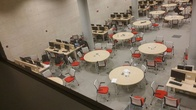
%> input picture Ex4/data/inp/mine/aquariumAtNight1.jpg, 196 x 110 px, shrunk from 600 x 337 before the run; its folder holds only this picture in this run
$ octave myPanoramas.m   (GNU Octave 9; MATLAB toolbox functions it lacks are replaced by stand-ins)
%> lines starting %> are read from the running program, lines starting %| are printed output that depends on the picture
### Ex4/code/imReadAndConvert.m
function im = imReadAndConvert(filename, representation)
%> called with filename = '../data/inp/mine/aquariumAtNight1.jpg', representation = 1
% imReadAndConvert - Reads an image file and convert it according to user
% choice. Converation from grayscale to color is unavialable
% args: filename - path of the RGB or grayscale image file.
%       representation - 1 for color, 2 for grayscale.

%checks if files exists
if ~exist(filename, 'file')
    error('Warning: file does not exist:\n%s', filename);
end

%checks if file is a picture?
try
    imgInfo = imfinfo(filename);
catch
    error('File is not an image');
end

im = im2double(imread(filename));

grayscale = 1;
colors = 2;

if representation == grayscale
    if strcmp(imgInfo.ColorType, 'truecolor')
        im = rgb2gray(im);
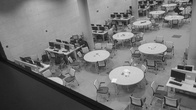
%> im: size 110x196 double; min 0.0508, max 0.972, mean 0.458
    end
else
    if representation == colors
        if strcmp(imgInfo.ColorType, 'grayscale')
            error('Warning: grayscale to colors is not available');
        end
    else
        error('Warning: representation choice unknown. Please chose 1 for grayscale or 2 for rgb');
    end
end

end

### Ex4/code/GaussianPyramid.m
function [pyr, filter] = GaussianPyramid(im, maxLevels, filterSize)
%> called with maxLevels = 3, filterSize = 3
%UNTITLED Builds the gaussian pyramid of a given image
%Args
% im - a grayscale image with double values in [0,1]
% image dimensions are multiples of 2^(maxLevels?1).
% maxLevels - the maximal number of levels in the resulting pyramid.
% filterSize - the size of the Gaussian filter
% (an odd scalar that represents a squared filter)
% to be used in constructing the pyramid filter.

% Filter Size check
if filterSize <= 0 || mod(filterSize, 2) == 0
    error('Error: filterSize must be an odd positive int');
end

% Create blur kernel
GAUSS_KERNEL = [1 1];
gaussKernel = GAUSS_KERNEL;
for i = 1:filterSize - 2
    gaussKernel = conv2(gaussKernel, GAUSS_KERNEL);
end
sizeOfGaussKernel = sum(gaussKernel);
% normalize - makes sure picture averege stays the same
blurKernel = gaussKernel / sizeOfGaussKernel;

% Max level check
if maxLevels <= 0
    error('Error: maxLevels must be a positive int');
end

% Calc the max number of levels
maxLevels = findMaxLevel(min(size(im)), maxLevels);
%> in findMaxLevel, `validLevels = minimalDivdedSizeDimnesion >= 16;`: validLevels = [true true true false]
%> in findMaxLevel, `maxLevels = min(maxLevels, numel(find(validLevels == 1)));`: maxLevels = 3
%> maxLevels = 3

% Set the filter and base of pyramid
pyr = cell(maxLevels,1);
%> pyr = {[], [], []}
pyr{1} = im;
filter = blurKernel;

% In case no operations are needed
if  maxLevels == 1
    return;
end

%Pads image with extra pixels in a circular manner
extraPadSize = floor(filterSize/2);
curIm = im;

% Convolution of the padded image with the blur kernel
% and unpadds the image to get the blurred image in proper dimensions
for  level=1:maxLevels-1
    paddedImage = padarray(curIm, [extraPadSize, extraPadSize], 'circular');
    bluredIm = conv2(paddedImage, blurKernel, 'same');
    bluredIm = conv2(bluredIm, blurKernel', 'same');
    blurImage = bluredIm(extraPadSize:end - extraPadSize - 1, ...
                        extraPadSize:end - extraPadSize - 1);
    gaussPyrm = blurImage(1:2:end,1:2:end);
    pyr{level + 1} = gaussPyrm;
    curIm = gaussPyrm;
end
%> this loop made 2 passes
%> pass 1, in GaussianPyramid, `paddedImage = padarray(curIm, [extraPadSize, extraPadSize], 'circular');`:
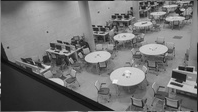
%> paddedImage: size 112x198 double; min 0.0508, max 0.972, mean 0.456
%> pass 1, in GaussianPyramid, `bluredIm = conv2(bluredIm, blurKernel', 'same');`:
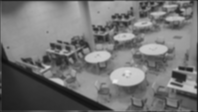
%> bluredIm: size 112x198 double; min 0.0612, max 0.913, mean 0.453
%> pass 1, in GaussianPyramid, `blurImage = bluredIm(extraPadSize:end - extraPadSize - 1, extraPadSize..`:
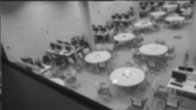
%> blurImage: size 110x196 double; min 0.0612, max 0.913, mean 0.457
%> after the loop, pyr = 3 items


end

### Ex4/code/findMaxLevel.m
function [maxLevels] = findMaxLevel(smallDim, maxLevels)
% Calc the max number of levels - min between input and times untill
% your reach to minimal level.
power2Vec = 2.^(0:maxLevels);
minimalDivdedSizeDimnesion = ones(1, maxLevels + 1) .* smallDim ./ power2Vec;
validLevels = minimalDivdedSizeDimnesion >= 16;
maxLevels = min(maxLevels, numel(find(validLevels == 1)));
end

### Ex4/code/generatePanorama.m
function panorama = generatePanorama(inpPathFormat,outPath,numFrames,renderAtFrame,verbose)
% GENERATEPANORAMA Load set of RGB frames and combine them into a single RGB panorama.
%
% Syntax:
% panorama = generatePanorama(inpPathFormat,outPath,numFrames,renderAtFrame,verbose)
%
% Arguments:
% inpPathFormat - String having the form '/dir1/dir2/name%d.jpg' s.t. the
%   path to RGB frame i is sprintf('/dir1/dir2/name%d.jpg',i).
% outPath - Path to output panorama RGB image file.
% numFrames - Sets the frame indices ([1:numFrames]) to load.
% renderFrame - Sets the index of the frame towards which the rest of the
%   frames should be warped when rendering the panorama.
%
% Returns:
% panorama - Combined RGB panorama image.

if verbose;
  disp(' ');
  disp('Generate-Panorama started.');
end


ransacNumIters = 1500;
ransacInlierTol = 9;
minMatchScore = 0.33;

% load frames, detect feature point positions and compute their descriptors
if verbose;
  disp('Loading frames, detecting feature points and computing their descriptors...');
end
im = cell(numFrames,1);
pos = cell(numFrames,1);
desc = cell(numFrames,1);
for i=1:numFrames
  im{i} = imReadAndConvert(sprintf(inpPathFormat,i),1);
  pyr = GaussianPyramid(im{i},3,3);
%> pyr = 3 items
  [pos{i},desc{i}] = findFeatures(pyr);
end

% register homographies between all consecutive frame pairs
if verbose;
  disp('Registering homographies between all consecutive frame pairs...');
end
Hpair = cell(numFrames-1,1);
for i=1:numFrames-1
  [inda,indb] = matchFeatures(desc{i},desc{i+1},minMatchScore);
  posa = pos{i}(inda,:);
  posb = pos{i+1}(indb,:);
  [Hpair{i},inlind] = ransacHomography(posa,posb,ransacNumIters,ransacInlierTol);
  if verbose
    displayMatches(im{i},im{i+1},posa,posb,inlind);
		drawnow;
  end
end
clear im;
Htot = accumulateHomographies(Hpair, renderAtFrame);

% load RGB images
if verbose;
  disp('Loading RGB images...'); end
imR = cell(numFrames,1);
imG = cell(numFrames,1);
imB = cell(numFrames,1);
for i=1:numFrames
  imRGB = imReadAndConvert(sprintf(inpPathFormat,i),2);
  imR{i} = imRGB(:,:,1);
  imG{i} = imRGB(:,:,2);
  imB{i} = imRGB(:,:,3);
end

% render each image channel seperately using Htot
if verbose;
  disp('Rendering panorama...'); end
panorama(:,:,1) = renderPanorama(imR,Htot);
panorama(:,:,2) = renderPanorama(imG,Htot);
panorama(:,:,3) = renderPanorama(imB,Htot);

% possibly save panorama
if ~isempty(outPath)
  if verbose;
    fprintf(1,'Saving panorama to %s...\n',outPath); end
  imwrite(panorama,outPath,'Quality',93);
end

if verbose
  figure,imshow(panorama);
  disp('Done.');
end

### Ex4/code/spreadOutCorners.m
function pos = spreadOutCorners(im,n,m,radius)
%> called with n = 7, m = 7, radius = 3
% SPREADOUTCORNERS Detects Harris corners in an nxm grid of sub-images of im.
%
% Syntax:
% pos = spreadOutCorners(im,n,m,radius)
%
% Arguments:
% im - Grayscale image in which to search for Harris corners.
% n - Number of vertical sub-images to decompose im into.
% m - Number of horizontal sub-images to decompose im into.
% radius - The radius size of the features - this function will make sure
% that there will not be keypoints such that the featues will be sampled
% out of the picture's border
%
% Returns:
% pos - A kx2 matrix of [x,y] corner coordinates per row detected in im.
%
% Description:
% By running Matlab's Harris corner detector on seperate sub-images of a
% given image, spreadOutCorners is able to avoid returning corners
% concentrated in a small region of the image. This may have otherwise
% occured if maxNumCorners corners, having heighest Harris score, were
% concentrated in a small image region.

numFound = 0;
pos = zeros(800,2); % preallocate pos

%remove border such that keypoints will not be too close to the border
im=im((radius*4+1):end-(radius*5),(radius*4+1):end-(radius*5));
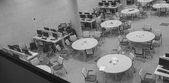
%> im: size 83x169 double; min 0.0508, max 0.972, mean 0.488

% Harris will find at most siMaxNumCorners number of corners per sub-image
siWidth = floor(size(im,2)/m);  % sub-image width and height
%> siWidth = 24
siHeight = floor(size(im,1)/n); %
%> siHeight = 11
xbound = [1+(0:m-1)*siWidth,size(im,2)];  % boundary coords of sub-images
%> xbound = [1 25 49 73 97 121 145 169]
ybound = [1+(0:n-1)*siHeight,size(im,1)]; %
%> ybound = [1 12 23 34 45 56 67 83]

for j=1:numel(xbound)-1   % for all sub-images
  for i=1:numel(ybound)-1 %
    subIm = im(ybound(i):ybound(i+1),xbound(j):xbound(j+1));
    subImPos = HarrisCornerDetector(subIm);
    subImPos(:,1) = subImPos(:,1)+xbound(j)-1;
    subImPos(:,2) = subImPos(:,2)+ybound(i)-1;
    currNumFound = size(subImPos,1);
    pos(numFound+1:numFound+currNumFound,:) = subImPos;
    numFound = numFound+currNumFound;
  end
end
%> after the loop, numFound = 170; pos = 800 rows, first 12: [3 6; 4 9; 8 8; 10 6; 11 4; 14 7; 18 6; 7 15; 9 19; 12 15; 20 16; 21 18]; subImPos = [158 71; 162 69; 164 77]

pos = pos(1:numFound,:); % get rid of the trailing zeros
%> pos = 170 rows, first 12: [3 6; 4 9; 8 8; 10 6; 11 4; 14 7; 18 6; 7 15; 9 19; 12 15; 20 16; 21 18]

%Returning the border back
pos=pos+radius*4;
%> pos = 170 rows, first 12: [15 18; 16 21; 20 20; 22 18; 23 16; 26 19; 30 18; 19 27; 21 31; 24 27; 32 28; 33 30]

### Ex4/code/findFeatures.m
function [pos,desc] = findFeatures(pyr)
% FINDFEATURES Detect feature points in pyramid and sample their descriptors.
% This function should call the functions spreadOutCorners for getting the keypoints, and
% sampleDescriptor for sampling a descriptor for each keypoint
% Arguments:
% pyr - Gaussian pyramid of a grayscale image having 3 levels.
% Returns:
% pos - An Nx2 matrix of [x,y] feature positions per row found in pyr. These
% coordinates are provided at the pyramid level pyr{1}.
% desc - A kxkxN feature descriptor matrix.

% Constants
VerticalSubImg = 7;
HorizSubImg = 7;
radius = 3;
descRad = 3;

% Find the keypoints and extract descriptors
pos = spreadOutCorners(pyr{1}, VerticalSubImg, HorizSubImg, radius);

pos3L = ((pos-1)./ 4) + 1; %3rd level
%> pos3L = 170 rows, first 12: [4.5 5.25; 4.75 6; 5.75 5.75; 6.25 5.25; 6.5 4.75; 7.25 5.5; 8.25 5.25; 5.5 7.5; 6 8.5; 6.75 7.5; 8.75 7.75; 9 8.25]
desc = sampleDescriptor(pyr{3}, pos3L, descRad);
desc(isnan(desc)) = 0;

end

### Ex4/code/sampleDescriptor.m
function [desc] = sampleDescriptor(im,pos,descRad)
%> called with descRad = 3
% SAMPLEDESCRIPTOR Sample a MOPS?like descriptor at given positions in the image.
% Arguments:
% im - nxm grayscale image to sample within.
% pos - A Nx2 matrix of [x,y] descriptor positions in im.
% descRad - ”Radius” of descriptors to compute (see below).
% Returns:
% desc - A kxkxN 3d matrix containing the ith descriptor
% at desc(:,:,i). The descriptor dimensions kxk are related to the
% descRad argument as follows k = 1+2*descRad.

%Initallize empty descriptor of proper size
DEFAULT = 0.0001;
desc = zeros(descRad*2+1,descRad*2+1,size(pos,1));

for i=1:size(pos,1)

    %Seperate coordinates
    xVal = pos(i,1); yVal = pos(i,2);
    [Xcoords, Ycoords] = meshgrid(xVal-descRad:xVal+descRad,...
                                  yVal-descRad:yVal+descRad);

    %Warp coordinates
    pointDesc = interp2(im ,Xcoords ,Ycoords);
    pointDesc(isnan(pointDesc)) = 0;

    %Normalize using the mean
    m = mean(pointDesc(:));
    if norm(pointDesc - m) == 0
        pointDesc(:) = DEFAULT;
    else
        pointDesc = (pointDesc - m) / norm(pointDesc - m);
    end
    desc(:,:,i) = pointDesc;
end
%> this loop made 170 passes
%> (xVal, yVal, m) on passes 1 to 3: (4.5, 5.25, 0.443), (4.75, 6, 0.481), (5.75, 5.75, 0.501)
%> after the loop, pointDesc = [0.154 0.196 0.125 -0.259 -0.372 -0.288 -0.0718; 0.23 0.218 0.23 -0.00328 -0.31 -0.399 -0.139; 0.206 0.246 0.265 0.104 -0.0686 -0.0503 0.208; 0.0707 0.181 0.293 0.235 0.13 0.195 0.398; 0.044 0.0547 0.0136 -0.0235 -0.0418 0.0619 0.205; -0.186 -0.138 -0.032 -0.0571 -0.226 -0.309 -0.316; -0.155 -0.12 -0.0154 -0.0188 -0.1 -0.161 -0.201]
%> the run ends on the next line

end

### Ex4/code/myPanoramas.m
% This script generates all of my panoramas
% Input images are read from
% ../data/inp/examples and resulting panorams are then saved to
% ../data/out/examples

warning('OFF','images:initSize:adjustingMag');
tic;
numFrames = 3;
inpPathFormat = '../data/inp/mine/aquariumAtNight%d.jpg';
 outPath = '../data/out/mine/rainLateAtNight.jpg';
renderAtFrame = ceil(numFrames/2);
generatePanorama(inpPathFormat,outPath,numFrames,renderAtFrame,true);
